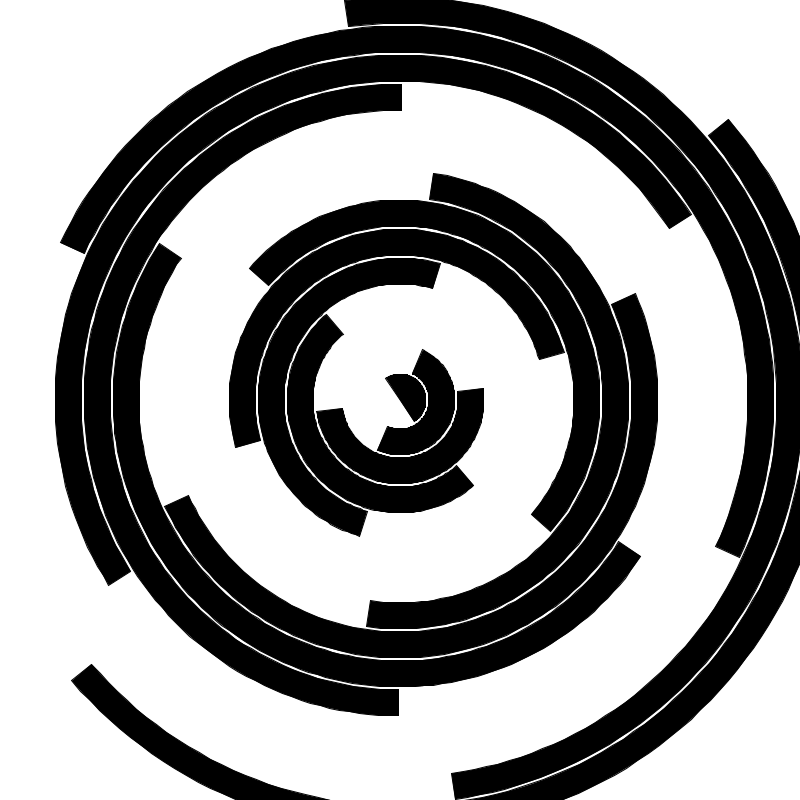
Frame 1 (no input)
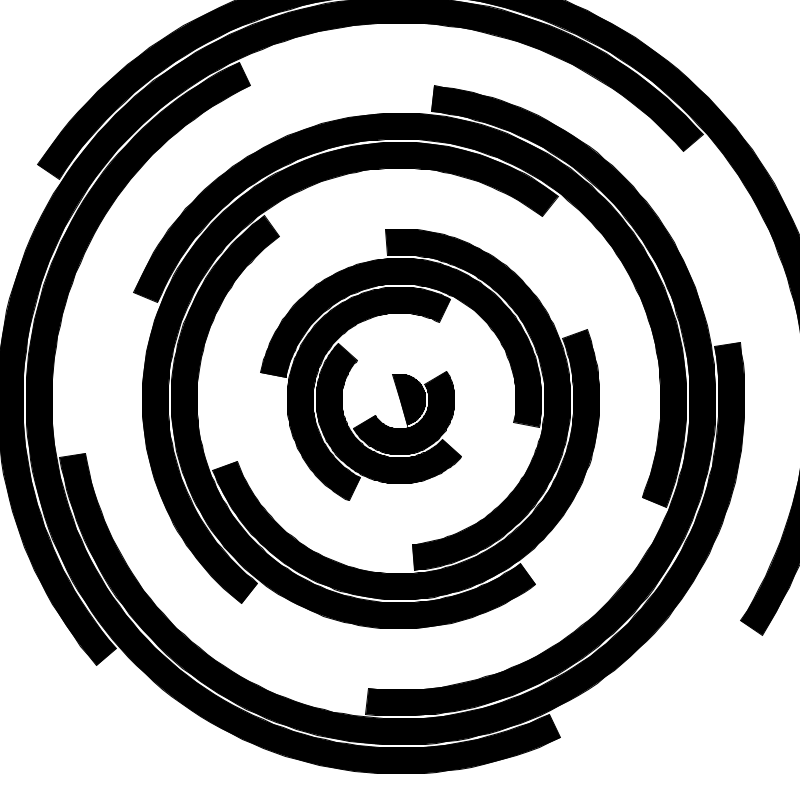
Frame 60 (the mouse pressed at the canvas centre just before this capture)
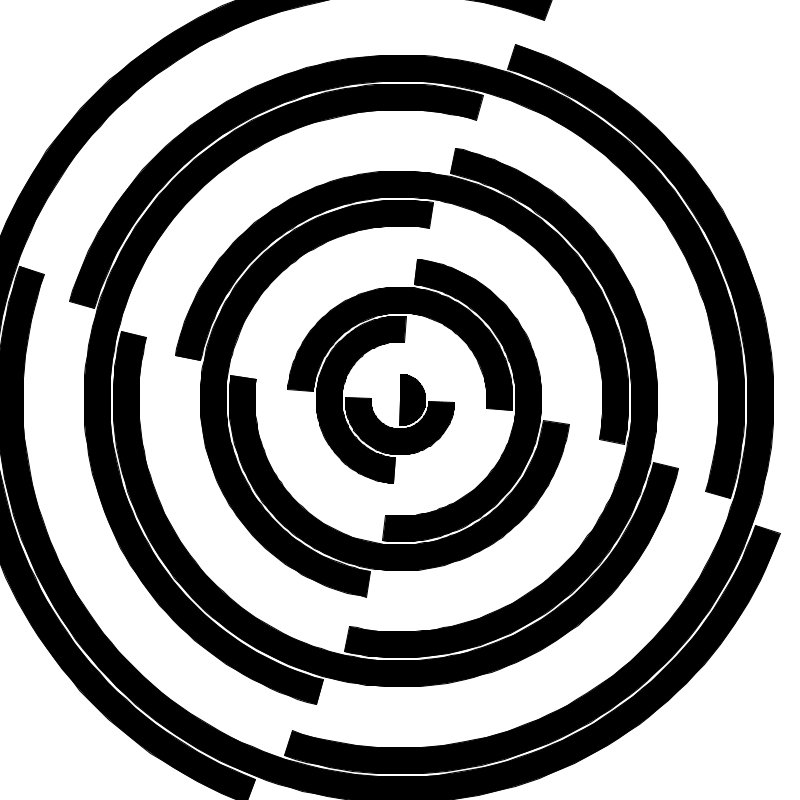
Frame 120 (the mouse held since frame 60 and released just before this capture)

The Processing sketch that drew these frames (run headless with seeded random() and noise(); from frame 60 on, the mouse is pressed at the canvas centre):

// Processing sketch: semi_animation_1
// ── semi_animation_1.pde
ArrayList<Semi> semis;

int numSemis;

float delta;
float space;

float Xc;
float Yc;
float a;
float speed;

Semi semi1;

//center x,y, radius,Radius, rotation, num

void setup() {
   size(800, 800);
   frameRate(60);
   
   semis = new ArrayList<Semi>();
   numSemis = 15;
   
   delta = (width/2)/numSemis;
   space = 3;
   
   Xc = width/2;
   Yc = height/2;
   
   a = 0;
   speed = 200;
   
   
   semi1 = new Semi(width/2,height/2-70,80,100,180,100);
   
   for(int i = 0; i < numSemis; i++) {     
      semis.add(new Semi(0,0,i*space + i*delta, i*space+i*delta+delta,180,100));
   }   
   
}

void draw() {
   background(255);

   //semi1.display();
   for(int i = 1; i <= numSemis; i++) {     
      pushMatrix();
      translate(Xc,Yc);
      rotate((i+(a*i)/speed));
      semis.get(i-1).display();
      popMatrix();
   }
   a++;
   
}

// ── Semi.pde
class Semi {
   //center x,y, radius, rotation, num
   float Xc,Yc,r,R,rot;
   int num;
   
   
   Semi(float testXc, float testYc, float testr, float testR, float testrot, int testnum) {
      
      Xc = testXc;
      Yc = testYc;
      r = testr;
      R = testR;
      rot = testrot;
      num = testnum;
      
      
   }
   
   
   void display(){
      
      float angle;
      float[] x1 = new float[num+1];
      float[] y1 = new float[num+1];

      float[] x2 = new float[num+1];
      float[] y2 = new float[num+1];

      
      
      for(int i=0; i < x1.length; i++){
         angle = (PI/num)* i;
         x1[i] = -cos(angle) * r;
         y1[i] = sin(angle) * r;
         x2[i] = -cos(angle) * R;
         y2[i] = sin(angle) * R;
      }
      fill(0);
      beginShape();
      
      
      for(int i=0; i < x1.length; i++){
         vertex(Xc+x1[i],Yc-y1[i]);
      }
      
      for(int i=x1.length-1; i >= 0; i--){
         vertex(Xc+x2[i],Yc-y2[i]);
      }
      
      endShape(CLOSE);

   
   }
}
